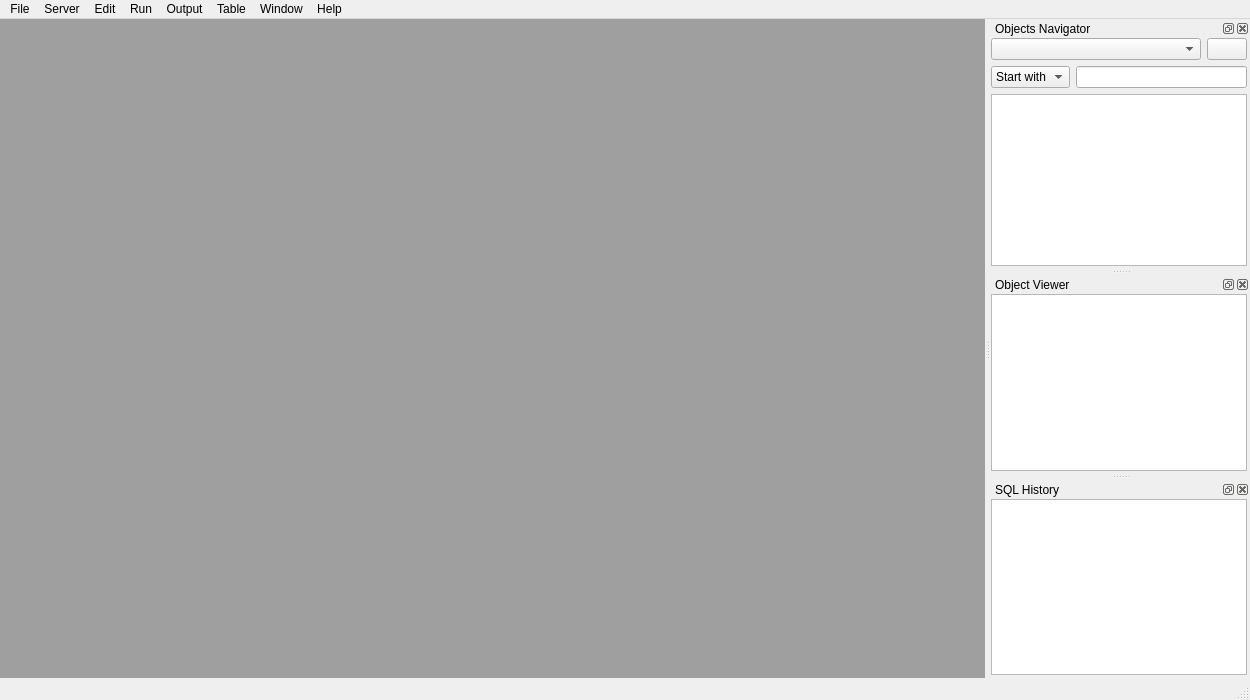
<?xml version="1.0" encoding="UTF-8"?>
<ui version="4.0">
 <class>MSql_win1</class>
 <widget class="QMainWindow" name="MSql_win1">
  <property name="geometry">
   <rect>
    <x>0</x>
    <y>0</y>
    <width>1250</width>
    <height>700</height>
   </rect>
  </property>
  <property name="windowTitle">
   <string>MSql Editor v1.0</string>
  </property>
  <property name="windowIcon">
   <iconset resource="resource.qrc">
    <normaloff>:/icons/icons/sql_editor.gif</normaloff>:/icons/icons/sql_editor.gif</iconset>
  </property>
  <widget class="QWidget" name="centralwidget">
   <property name="sizePolicy">
    <sizepolicy hsizetype="Expanding" vsizetype="Expanding">
     <horstretch>0</horstretch>
     <verstretch>0</verstretch>
    </sizepolicy>
   </property>
   <layout class="QVBoxLayout" name="verticalLayout">
    <property name="leftMargin">
     <number>0</number>
    </property>
    <property name="topMargin">
     <number>0</number>
    </property>
    <property name="rightMargin">
     <number>0</number>
    </property>
    <property name="bottomMargin">
     <number>0</number>
    </property>
    <item>
     <widget class="QMdiArea" name="mdiArea">
      <property name="viewMode">
       <enum>QMdiArea::TabbedView</enum>
      </property>
      <property name="documentMode">
       <bool>true</bool>
      </property>
      <property name="tabsClosable">
       <bool>true</bool>
      </property>
      <property name="tabsMovable">
       <bool>true</bool>
      </property>
      <property name="tabShape">
       <enum>QTabWidget::Triangular</enum>
      </property>
     </widget>
    </item>
   </layout>
  </widget>
  <widget class="QMenuBar" name="menuBar">
   <property name="geometry">
    <rect>
     <x>0</x>
     <y>0</y>
     <width>1250</width>
     <height>26</height>
    </rect>
   </property>
   <widget class="QMenu" name="menuFiles">
    <property name="title">
     <string>File</string>
    </property>
    <addaction name="actionNew"/>
    <addaction name="actionOpen"/>
    <addaction name="actionSave"/>
    <addaction name="actionSave_as"/>
    <addaction name="separator"/>
    <addaction name="actionUTF_8_Coding"/>
    <addaction name="separator"/>
    <addaction name="actionExit"/>
   </widget>
   <widget class="QMenu" name="menuServer">
    <property name="title">
     <string>Server</string>
    </property>
    <addaction name="actionICOM_815"/>
    <addaction name="actionBACKUP_815"/>
    <addaction name="separator"/>
    <addaction name="actionUSER_SMILE"/>
    <addaction name="actionUSER_SMI"/>
   </widget>
   <widget class="QMenu" name="menueDIT">
    <property name="title">
     <string>Edit</string>
    </property>
    <addaction name="actionFind"/>
    <addaction name="actionFind_and_Replace"/>
    <addaction name="separator"/>
    <addaction name="actionOverwrite"/>
    <addaction name="actionUppercase"/>
    <addaction name="actionFont_editor_selector"/>
    <addaction name="separator"/>
    <addaction name="actionZoom_In"/>
    <addaction name="actionZoom_Out"/>
    <addaction name="separator"/>
    <addaction name="actionUndo"/>
    <addaction name="actionRedo"/>
    <addaction name="separator"/>
    <addaction name="actionCut"/>
    <addaction name="actionCopy"/>
    <addaction name="actionPaste"/>
    <addaction name="actionSelectAll"/>
    <addaction name="separator"/>
    <addaction name="actionGo_To_Line"/>
   </widget>
   <widget class="QMenu" name="menuRun">
    <property name="title">
     <string>Run</string>
    </property>
    <addaction name="actionRun_selected_area"/>
    <addaction name="actionCommit"/>
    <addaction name="actionRollback"/>
   </widget>
   <widget class="QMenu" name="menuAdvanced">
    <property name="title">
     <string>Table</string>
    </property>
    <addaction name="actionMake_table_editable"/>
    <addaction name="actionSave_modified_data"/>
   </widget>
   <widget class="QMenu" name="menuSql">
    <property name="title">
     <string>Output</string>
    </property>
    <addaction name="actionGo_to_Top"/>
    <addaction name="actionGo_to_End"/>
    <addaction name="actionExport_to_Excel"/>
    <addaction name="separator"/>
    <addaction name="actionAutoColumnResize"/>
    <addaction name="separator"/>
    <addaction name="actionClear_output"/>
    <addaction name="separator"/>
    <addaction name="actionFont_output_selector"/>
   </widget>
   <widget class="QMenu" name="menuWindow">
    <property name="title">
     <string>Window</string>
    </property>
    <addaction name="actionCascade"/>
    <addaction name="actionTile"/>
    <addaction name="separator"/>
    <addaction name="actionObjects_Navigator"/>
    <addaction name="actionObject_Viewer"/>
    <addaction name="actionHistory"/>
   </widget>
   <widget class="QMenu" name="menuHelp">
    <property name="title">
     <string>Help</string>
    </property>
    <addaction name="actionHelp"/>
    <addaction name="actionProgram_info"/>
   </widget>
   <addaction name="menuFiles"/>
   <addaction name="menuServer"/>
   <addaction name="menueDIT"/>
   <addaction name="menuRun"/>
   <addaction name="menuSql"/>
   <addaction name="menuAdvanced"/>
   <addaction name="menuWindow"/>
   <addaction name="menuHelp"/>
  </widget>
  <widget class="QDockWidget" name="dockWidget">
   <property name="sizePolicy">
    <sizepolicy hsizetype="Expanding" vsizetype="Expanding">
     <horstretch>0</horstretch>
     <verstretch>0</verstretch>
    </sizepolicy>
   </property>
   <property name="minimumSize">
    <size>
     <width>188</width>
     <height>188</height>
    </size>
   </property>
   <property name="font">
    <font>
     <family>Segoe UI</family>
    </font>
   </property>
   <property name="features">
    <set>QDockWidget::AllDockWidgetFeatures</set>
   </property>
   <property name="windowTitle">
    <string>Objects Navigator</string>
   </property>
   <attribute name="dockWidgetArea">
    <number>2</number>
   </attribute>
   <widget class="QWidget" name="dockWidgetContents">
    <property name="sizePolicy">
     <sizepolicy hsizetype="Expanding" vsizetype="Expanding">
      <horstretch>0</horstretch>
      <verstretch>0</verstretch>
     </sizepolicy>
    </property>
    <layout class="QHBoxLayout" name="horizontalLayout_4">
     <property name="leftMargin">
      <number>0</number>
     </property>
     <property name="topMargin">
      <number>0</number>
     </property>
     <property name="rightMargin">
      <number>0</number>
     </property>
     <property name="bottomMargin">
      <number>0</number>
     </property>
     <item>
      <widget class="QWidget" name="widget" native="true">
       <property name="sizePolicy">
        <sizepolicy hsizetype="Expanding" vsizetype="Expanding">
         <horstretch>0</horstretch>
         <verstretch>0</verstretch>
        </sizepolicy>
       </property>
       <layout class="QGridLayout" name="gridLayout">
        <property name="leftMargin">
         <number>0</number>
        </property>
        <property name="topMargin">
         <number>0</number>
        </property>
        <property name="rightMargin">
         <number>3</number>
        </property>
        <property name="bottomMargin">
         <number>3</number>
        </property>
        <item row="1" column="0">
         <layout class="QHBoxLayout" name="horizontalLayout_2">
          <item>
           <widget class="QComboBox" name="oggetti_db_tipo_ricerca">
            <item>
             <property name="text">
              <string>Start with</string>
             </property>
            </item>
            <item>
             <property name="text">
              <string>Like</string>
             </property>
            </item>
           </widget>
          </item>
          <item>
           <widget class="QLineEdit" name="oggetti_db_ricerca">
            <property name="inputMethodHints">
             <set>Qt::ImhNone</set>
            </property>
            <property name="clearButtonEnabled">
             <bool>true</bool>
            </property>
           </widget>
          </item>
         </layout>
        </item>
        <item row="2" column="0">
         <widget class="QListView" name="oggetti_db_elenco">
          <property name="font">
           <font>
            <pointsize>8</pointsize>
           </font>
          </property>
          <property name="editTriggers">
           <set>QAbstractItemView::NoEditTriggers</set>
          </property>
          <property name="dragEnabled">
           <bool>true</bool>
          </property>
          <property name="dragDropMode">
           <enum>QAbstractItemView::DragOnly</enum>
          </property>
          <property name="alternatingRowColors">
           <bool>true</bool>
          </property>
          <property name="selectionMode">
           <enum>QAbstractItemView::ExtendedSelection</enum>
          </property>
         </widget>
        </item>
        <item row="0" column="0">
         <layout class="QHBoxLayout" name="horizontalLayout" stretch="1,0">
          <item>
           <widget class="QComboBox" name="oggetti_db_scelta">
            <item>
             <property name="text">
              <string/>
             </property>
            </item>
            <item>
             <property name="text">
              <string>Tables</string>
             </property>
            </item>
            <item>
             <property name="text">
              <string>Package</string>
             </property>
            </item>
            <item>
             <property name="text">
              <string>Trigger</string>
             </property>
            </item>
            <item>
             <property name="text">
              <string>Procedures</string>
             </property>
            </item>
            <item>
             <property name="text">
              <string>Functions</string>
             </property>
            </item>
            <item>
             <property name="text">
              <string>Views</string>
             </property>
            </item>
           </widget>
          </item>
          <item>
           <widget class="QPushButton" name="oggetti_db_refresh">
            <property name="text">
             <string/>
            </property>
            <property name="icon">
             <iconset resource="resource.qrc">
              <normaloff>:/icons/icons/refresh.gif</normaloff>:/icons/icons/refresh.gif</iconset>
            </property>
            <property name="iconSize">
             <size>
              <width>18</width>
              <height>18</height>
             </size>
            </property>
           </widget>
          </item>
         </layout>
        </item>
       </layout>
      </widget>
     </item>
    </layout>
   </widget>
  </widget>
  <widget class="QStatusBar" name="statusBar"/>
  <widget class="QDockWidget" name="dockWidget_2">
   <property name="sizePolicy">
    <sizepolicy hsizetype="Expanding" vsizetype="Expanding">
     <horstretch>0</horstretch>
     <verstretch>0</verstretch>
    </sizepolicy>
   </property>
   <property name="minimumSize">
    <size>
     <width>96</width>
     <height>117</height>
    </size>
   </property>
   <property name="font">
    <font>
     <family>Segoe UI</family>
    </font>
   </property>
   <property name="windowTitle">
    <string>Object Viewer</string>
   </property>
   <attribute name="dockWidgetArea">
    <number>2</number>
   </attribute>
   <widget class="QWidget" name="dockWidgetContents_2">
    <layout class="QHBoxLayout" name="horizontalLayout_3">
     <property name="leftMargin">
      <number>0</number>
     </property>
     <property name="topMargin">
      <number>0</number>
     </property>
     <property name="rightMargin">
      <number>3</number>
     </property>
     <property name="bottomMargin">
      <number>3</number>
     </property>
     <item>
      <widget class="QTreeView" name="db_oggetto_tree">
       <property name="font">
        <font>
         <pointsize>8</pointsize>
        </font>
       </property>
       <property name="editTriggers">
        <set>QAbstractItemView::NoEditTriggers</set>
       </property>
       <property name="dragEnabled">
        <bool>true</bool>
       </property>
       <property name="alternatingRowColors">
        <bool>true</bool>
       </property>
       <property name="selectionMode">
        <enum>QAbstractItemView::ExtendedSelection</enum>
       </property>
       <property name="indentation">
        <number>15</number>
       </property>
      </widget>
     </item>
    </layout>
   </widget>
  </widget>
  <widget class="QDockWidget" name="dockWidget_3">
   <property name="font">
    <font>
     <family>Segoe UI</family>
    </font>
   </property>
   <property name="windowTitle">
    <string>SQL History</string>
   </property>
   <attribute name="dockWidgetArea">
    <number>2</number>
   </attribute>
   <widget class="QWidget" name="dockWidgetContents_3">
    <layout class="QHBoxLayout" name="horizontalLayout_5">
     <property name="leftMargin">
      <number>0</number>
     </property>
     <property name="topMargin">
      <number>0</number>
     </property>
     <property name="rightMargin">
      <number>3</number>
     </property>
     <property name="bottomMargin">
      <number>3</number>
     </property>
     <item>
      <widget class="QListView" name="o_history">
       <property name="font">
        <font>
         <pointsize>8</pointsize>
        </font>
       </property>
       <property name="dragEnabled">
        <bool>true</bool>
       </property>
       <property name="dragDropMode">
        <enum>QAbstractItemView::DragOnly</enum>
       </property>
       <property name="uniformItemSizes">
        <bool>true</bool>
       </property>
       <property name="selectionRectVisible">
        <bool>true</bool>
       </property>
      </widget>
     </item>
    </layout>
   </widget>
  </widget>
  <action name="actionOpen">
   <property name="icon">
    <iconset resource="resource.qrc">
     <normaloff>:/icons/icons/folder.gif</normaloff>:/icons/icons/folder.gif</iconset>
   </property>
   <property name="text">
    <string>Open</string>
   </property>
   <property name="shortcut">
    <string>Ctrl+O</string>
   </property>
  </action>
  <action name="actionSave">
   <property name="icon">
    <iconset resource="resource.qrc">
     <normaloff>:/icons/icons/disk.gif</normaloff>:/icons/icons/disk.gif</iconset>
   </property>
   <property name="text">
    <string>Save</string>
   </property>
   <property name="shortcut">
    <string>Ctrl+S</string>
   </property>
  </action>
  <action name="actionExit">
   <property name="icon">
    <iconset resource="resource.qrc">
     <normaloff>:/icons/icons/kill.gif</normaloff>:/icons/icons/kill.gif</iconset>
   </property>
   <property name="text">
    <string>Exit</string>
   </property>
  </action>
  <action name="actionICOM_815">
   <property name="checkable">
    <bool>true</bool>
   </property>
   <property name="text">
    <string>ICOM_815</string>
   </property>
   <property name="shortcut">
    <string>F1</string>
   </property>
  </action>
  <action name="actionBACKUP_815">
   <property name="checkable">
    <bool>true</bool>
   </property>
   <property name="checked">
    <bool>true</bool>
   </property>
   <property name="text">
    <string>BACKUP_815</string>
   </property>
   <property name="shortcut">
    <string>F2</string>
   </property>
  </action>
  <action name="actionUSER_SMILE">
   <property name="checkable">
    <bool>true</bool>
   </property>
   <property name="checked">
    <bool>true</bool>
   </property>
   <property name="text">
    <string>USER_SMILE</string>
   </property>
  </action>
  <action name="actionUSER_SMI">
   <property name="checkable">
    <bool>true</bool>
   </property>
   <property name="text">
    <string>USER_SMI</string>
   </property>
  </action>
  <action name="actionFind">
   <property name="checkable">
    <bool>false</bool>
   </property>
   <property name="icon">
    <iconset resource="resource.qrc">
     <normaloff>:/icons/icons/search_file.gif</normaloff>:/icons/icons/search_file.gif</iconset>
   </property>
   <property name="text">
    <string>Find</string>
   </property>
   <property name="shortcut">
    <string>Ctrl+F</string>
   </property>
  </action>
  <action name="actionFind_and_Replace">
   <property name="icon">
    <iconset resource="resource.qrc">
     <normaloff>:/icons/icons/replace.gif</normaloff>:/icons/icons/replace.gif</iconset>
   </property>
   <property name="text">
    <string>Find and Replace</string>
   </property>
   <property name="shortcut">
    <string>Ctrl+H</string>
   </property>
  </action>
  <action name="actionRun_selected_area">
   <property name="icon">
    <iconset resource="resource.qrc">
     <normaloff>:/icons/icons/go.gif</normaloff>:/icons/icons/go.gif</iconset>
   </property>
   <property name="text">
    <string>Execute</string>
   </property>
   <property name="shortcut">
    <string>F5</string>
   </property>
  </action>
  <action name="actionMake_table_editable">
   <property name="checkable">
    <bool>true</bool>
   </property>
   <property name="icon">
    <iconset resource="resource.qrc">
     <normaloff>:/icons/icons/edit.gif</normaloff>:/icons/icons/edit.gif</iconset>
   </property>
   <property name="text">
    <string>Make table editable</string>
   </property>
   <property name="shortcut">
    <string>F9</string>
   </property>
  </action>
  <action name="actionSave_modified_data">
   <property name="icon">
    <iconset resource="resource.qrc">
     <normaloff>:/icons/icons/table.gif</normaloff>:/icons/icons/table.gif</iconset>
   </property>
   <property name="text">
    <string>Script the changed data</string>
   </property>
  </action>
  <action name="actionGo_to_Top">
   <property name="icon">
    <iconset resource="resource.qrc">
     <normaloff>:/icons/icons/arrow_up.gif</normaloff>:/icons/icons/arrow_up.gif</iconset>
   </property>
   <property name="text">
    <string>Go to Top</string>
   </property>
   <property name="shortcut">
    <string>F7</string>
   </property>
  </action>
  <action name="actionGo_to_End">
   <property name="icon">
    <iconset resource="resource.qrc">
     <normaloff>:/icons/icons/down.gif</normaloff>:/icons/icons/down.gif</iconset>
   </property>
   <property name="text">
    <string>Go to End</string>
   </property>
   <property name="shortcut">
    <string>F6</string>
   </property>
  </action>
  <action name="actionExport_to_Excel">
   <property name="icon">
    <iconset resource="resource.qrc">
     <normaloff>:/icons/icons/csv.gif</normaloff>:/icons/icons/csv.gif</iconset>
   </property>
   <property name="text">
    <string>Export to Excel</string>
   </property>
  </action>
  <action name="actionAutoColumnResize">
   <property name="checkable">
    <bool>true</bool>
   </property>
   <property name="icon">
    <iconset resource="resource.qrc">
     <normaloff>:/icons/icons/fix_column.gif</normaloff>:/icons/icons/fix_column.gif</iconset>
   </property>
   <property name="text">
    <string>Auto Column Resize</string>
   </property>
  </action>
  <action name="actionSave_as">
   <property name="text">
    <string>Save as</string>
   </property>
   <property name="shortcut">
    <string>Ctrl+Shift+S</string>
   </property>
  </action>
  <action name="actionUTF_8_Coding">
   <property name="checkable">
    <bool>true</bool>
   </property>
   <property name="text">
    <string>UTF-8 Coding</string>
   </property>
  </action>
  <action name="actionFont_editor_selector">
   <property name="icon">
    <iconset resource="resource.qrc">
     <normaloff>:/icons/icons/font_type.gif</normaloff>:/icons/icons/font_type.gif</iconset>
   </property>
   <property name="text">
    <string>Font editor selector</string>
   </property>
  </action>
  <action name="actionFont_output_selector">
   <property name="icon">
    <iconset resource="resource.qrc">
     <normaloff>:/icons/icons/font_type.gif</normaloff>:/icons/icons/font_type.gif</iconset>
   </property>
   <property name="text">
    <string>Font output selector</string>
   </property>
  </action>
  <action name="actionCascade">
   <property name="icon">
    <iconset resource="resource.qrc">
     <normaloff>:/icons/icons/window.gif</normaloff>:/icons/icons/window.gif</iconset>
   </property>
   <property name="text">
    <string>Cascade</string>
   </property>
  </action>
  <action name="actionTile">
   <property name="icon">
    <iconset resource="resource.qrc">
     <normaloff>:/icons/icons/window2.gif</normaloff>:/icons/icons/window2.gif</iconset>
   </property>
   <property name="text">
    <string>Tile</string>
   </property>
  </action>
  <action name="actionNew">
   <property name="icon">
    <iconset resource="resource.qrc">
     <normaloff>:/icons/icons/new.gif</normaloff>:/icons/icons/new.gif</iconset>
   </property>
   <property name="text">
    <string>New</string>
   </property>
   <property name="shortcut">
    <string>Ctrl+N</string>
   </property>
  </action>
  <action name="actionProgram_info">
   <property name="icon">
    <iconset resource="resource.qrc">
     <normaloff>:/icons/icons/info.gif</normaloff>:/icons/icons/info.gif</iconset>
   </property>
   <property name="text">
    <string>Program info</string>
   </property>
  </action>
  <action name="actionCommit">
   <property name="icon">
    <iconset resource="resource.qrc">
     <normaloff>:/icons/icons/confirm.gif</normaloff>:/icons/icons/confirm.gif</iconset>
   </property>
   <property name="text">
    <string>Commit</string>
   </property>
  </action>
  <action name="actionRollback">
   <property name="icon">
    <iconset resource="resource.qrc">
     <normaloff>:/icons/icons/history.gif</normaloff>:/icons/icons/history.gif</iconset>
   </property>
   <property name="text">
    <string>Rollback</string>
   </property>
  </action>
  <action name="actionClear_output">
   <property name="icon">
    <iconset resource="resource.qrc">
     <normaloff>:/icons/icons/eraser.gif</normaloff>:/icons/icons/eraser.gif</iconset>
   </property>
   <property name="text">
    <string>Clear result,output</string>
   </property>
  </action>
  <action name="actionObjects_Navigator">
   <property name="icon">
    <iconset resource="resource.qrc">
     <normaloff>:/icons/icons/navigator.gif</normaloff>:/icons/icons/navigator.gif</iconset>
   </property>
   <property name="text">
    <string>Objects Navigator</string>
   </property>
  </action>
  <action name="actionObject_Viewer">
   <property name="icon">
    <iconset resource="resource.qrc">
     <normaloff>:/icons/icons/navigator.gif</normaloff>:/icons/icons/navigator.gif</iconset>
   </property>
   <property name="text">
    <string>Object Viewer</string>
   </property>
  </action>
  <action name="actionUppercase">
   <property name="checkable">
    <bool>true</bool>
   </property>
   <property name="checked">
    <bool>true</bool>
   </property>
   <property name="icon">
    <iconset resource="resource.qrc">
     <normaloff>:/icons/icons/uppercase.gif</normaloff>:/icons/icons/uppercase.gif</iconset>
   </property>
   <property name="text">
    <string>Uppercase</string>
   </property>
   <property name="shortcut">
    <string>F12</string>
   </property>
  </action>
  <action name="actionHistory">
   <property name="icon">
    <iconset resource="resource.qrc">
     <normaloff>:/icons/icons/history.gif</normaloff>:/icons/icons/history.gif</iconset>
   </property>
   <property name="text">
    <string>History</string>
   </property>
  </action>
  <action name="actionHelp">
   <property name="icon">
    <iconset resource="resource.qrc">
     <normaloff>:/icons/icons/help.gif</normaloff>:/icons/icons/help.gif</iconset>
   </property>
   <property name="text">
    <string>Help</string>
   </property>
  </action>
  <action name="actionZoom_In">
   <property name="icon">
    <iconset resource="resource.qrc">
     <normaloff>:/icons/icons/zoom.gif</normaloff>:/icons/icons/zoom.gif</iconset>
   </property>
   <property name="text">
    <string>Zoom In</string>
   </property>
   <property name="shortcut">
    <string>Ctrl++</string>
   </property>
  </action>
  <action name="actionZoom_Out">
   <property name="icon">
    <iconset resource="resource.qrc">
     <normaloff>:/icons/icons/zoom.gif</normaloff>:/icons/icons/zoom.gif</iconset>
   </property>
   <property name="text">
    <string>Zoom Out</string>
   </property>
   <property name="shortcut">
    <string>Ctrl+-</string>
   </property>
  </action>
  <action name="actionUndo">
   <property name="icon">
    <iconset resource="resource.qrc">
     <normaloff>:/icons/icons/undo.gif</normaloff>:/icons/icons/undo.gif</iconset>
   </property>
   <property name="text">
    <string>Undo</string>
   </property>
   <property name="shortcut">
    <string>Ctrl+Z</string>
   </property>
  </action>
  <action name="actionRedo">
   <property name="icon">
    <iconset resource="resource.qrc">
     <normaloff>:/icons/icons/redo.gif</normaloff>:/icons/icons/redo.gif</iconset>
   </property>
   <property name="text">
    <string>Redo</string>
   </property>
   <property name="shortcut">
    <string>Ctrl+Y</string>
   </property>
  </action>
  <action name="actionCopy">
   <property name="icon">
    <iconset resource="resource.qrc">
     <normaloff>:/icons/icons/copy.gif</normaloff>:/icons/icons/copy.gif</iconset>
   </property>
   <property name="text">
    <string>Copy</string>
   </property>
   <property name="shortcut">
    <string>Ctrl+C</string>
   </property>
  </action>
  <action name="actionPaste">
   <property name="icon">
    <iconset resource="resource.qrc">
     <normaloff>:/icons/icons/paste.gif</normaloff>:/icons/icons/paste.gif</iconset>
   </property>
   <property name="text">
    <string>Paste</string>
   </property>
   <property name="shortcut">
    <string>Ctrl+V</string>
   </property>
  </action>
  <action name="actionCut">
   <property name="icon">
    <iconset resource="resource.qrc">
     <normaloff>:/icons/icons/cut.gif</normaloff>:/icons/icons/cut.gif</iconset>
   </property>
   <property name="text">
    <string>Cut</string>
   </property>
   <property name="shortcut">
    <string>Ctrl+X</string>
   </property>
  </action>
  <action name="actionSelectAll">
   <property name="icon">
    <iconset resource="resource.qrc">
     <normaloff>:/icons/icons/select_all.gif</normaloff>:/icons/icons/select_all.gif</iconset>
   </property>
   <property name="text">
    <string>Select All</string>
   </property>
   <property name="shortcut">
    <string>Ctrl+A</string>
   </property>
  </action>
  <action name="actionOverwrite">
   <property name="checkable">
    <bool>true</bool>
   </property>
   <property name="icon">
    <iconset resource="resource.qrc">
     <normaloff>:/icons/icons/overwrite.gif</normaloff>:/icons/icons/overwrite.gif</iconset>
   </property>
   <property name="text">
    <string>Overwrite</string>
   </property>
   <property name="shortcut">
    <string>Ins</string>
   </property>
  </action>
  <action name="actionGo_To_Line">
   <property name="icon">
    <iconset resource="resource.qrc">
     <normaloff>:/icons/icons/right.gif</normaloff>:/icons/icons/right.gif</iconset>
   </property>
   <property name="text">
    <string>Go To Line</string>
   </property>
   <property name="shortcut">
    <string>Ctrl+G</string>
   </property>
  </action>
 </widget>
 <tabstops>
  <tabstop>oggetti_db_scelta</tabstop>
  <tabstop>oggetti_db_refresh</tabstop>
  <tabstop>oggetti_db_tipo_ricerca</tabstop>
  <tabstop>oggetti_db_ricerca</tabstop>
  <tabstop>oggetti_db_elenco</tabstop>
 </tabstops>
 <resources>
  <include location="resource.qrc"/>
 </resources>
 <connections>
  <connection>
   <sender>oggetti_db_elenco</sender>
   <signal>doubleClicked(QModelIndex)</signal>
   <receiver>MSql_win1</receiver>
   <slot>slot_oggetti_db_doppio_click()</slot>
   <hints>
    <hint type="sourcelabel">
     <x>1096</x>
     <y>210</y>
    </hint>
    <hint type="destinationlabel">
     <x>967</x>
     <y>264</y>
    </hint>
   </hints>
  </connection>
  <connection>
   <sender>oggetti_db_scelta</sender>
   <signal>currentTextChanged(QString)</signal>
   <receiver>MSql_win1</receiver>
   <slot>slot_oggetti_db_scelta()</slot>
   <hints>
    <hint type="sourcelabel">
     <x>1137</x>
     <y>74</y>
    </hint>
    <hint type="destinationlabel">
     <x>1253</x>
     <y>105</y>
    </hint>
   </hints>
  </connection>
  <connection>
   <sender>oggetti_db_tipo_ricerca</sender>
   <signal>currentTextChanged(QString)</signal>
   <receiver>MSql_win1</receiver>
   <slot>slot_oggetti_db_scelta()</slot>
   <hints>
    <hint type="sourcelabel">
     <x>1022</x>
     <y>104</y>
    </hint>
    <hint type="destinationlabel">
     <x>1055</x>
     <y>-12</y>
    </hint>
   </hints>
  </connection>
  <connection>
   <sender>oggetti_db_ricerca</sender>
   <signal>editingFinished()</signal>
   <receiver>MSql_win1</receiver>
   <slot>slot_oggetti_db_scelta()</slot>
   <hints>
    <hint type="sourcelabel">
     <x>1108</x>
     <y>106</y>
    </hint>
    <hint type="destinationlabel">
     <x>961</x>
     <y>-11</y>
    </hint>
   </hints>
  </connection>
  <connection>
   <sender>oggetti_db_refresh</sender>
   <signal>clicked()</signal>
   <receiver>MSql_win1</receiver>
   <slot>slot_oggetti_db_scelta()</slot>
   <hints>
    <hint type="sourcelabel">
     <x>1234</x>
     <y>71</y>
    </hint>
    <hint type="destinationlabel">
     <x>1159</x>
     <y>-1</y>
    </hint>
   </hints>
  </connection>
  <connection>
   <sender>oggetti_db_elenco</sender>
   <signal>clicked(QModelIndex)</signal>
   <receiver>MSql_win1</receiver>
   <slot>slot_oggetti_db_click()</slot>
   <hints>
    <hint type="sourcelabel">
     <x>1171</x>
     <y>194</y>
    </hint>
    <hint type="destinationlabel">
     <x>876</x>
     <y>-1</y>
    </hint>
   </hints>
  </connection>
 </connections>
 <slots>
  <slot>slot_oggetti_db_doppio_click()</slot>
  <slot>slot_oggetti_db_scelta()</slot>
  <slot>slot_oggetti_db_click()</slot>
 </slots>
</ui>
